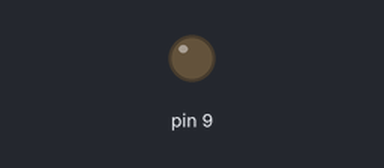
Bench run of a sketch on a simulated Arduino Uno, built with avr-gcc and run on an emulated ATmega328P. On the bench: output pins drawn as LEDs (lit = HIGH).

Above: at 0.05 s.
At 9.45 s:
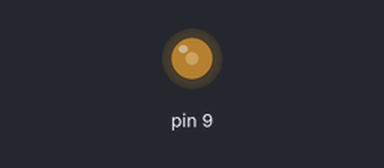
At 19.95 s:
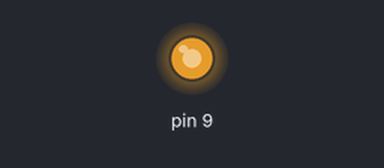
At 39.85 s:
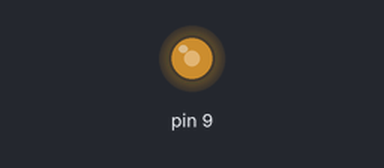
Timing chart, 0 to 40.0 s (numbered marks = the images above):
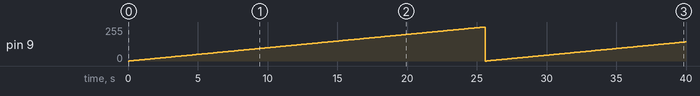

Measured:
- by itself, pin 9: 0/255 → 1/255 at 0.10 s, → 2/255 0.10 s later, → 3/255 0.10 s later, → 4/255 0.10 s later, … (399 changes in this stretch)

The sketch:

codeide.ino
```cpp
void setup() {
  // put your setup code here, to run once:
int PinMode(9,OUTPUT);

}

void loop() {
  // put your main code here, to run repeatedly:
for(int x=0;x<=255;x++)
{
analogWrite(9, x);
  delay(100);
}
}
```

cod1.c
```cpp
#include <stdio.h>

void main()
{
int num1,num2;
int sum,difference,product,quotient,remainder;
printf("please enter the first number:");
scanf("%d",&num1);
printf("please enter the second number:");
scanf("%d",&num2);
sum=num1+num2;
difference=num1-num2;
product=num1*num2;
quotient=num1/num2;
remainder=num1%num2;

printf("the sum is %d \n",sum);
printf("the difference is %d \n",difference);
printf("the product= is %d \n",product);
printf("the quotient is %d \n",quotient);
printf("the remainder is %d \n",remainder);

}
```

cod2.c
```cpp
#include <stdio.h>
#include <stdlib.h>

void main()
{
  float radius,area;
  printf("please enter radius:");
  scanf("%f",&radius);
  area =3.14*radius*radius;
  printf("area is %4.2f",area);

}
```

cod3.c
```cpp
#include<stdio.h>
void main()
{
    int num1;
    float num2;
     printf("the size of int is %d bytes \n",sizeof(num1));
     printf("the size of float is %d bytes",sizeof(num2));

}
```
